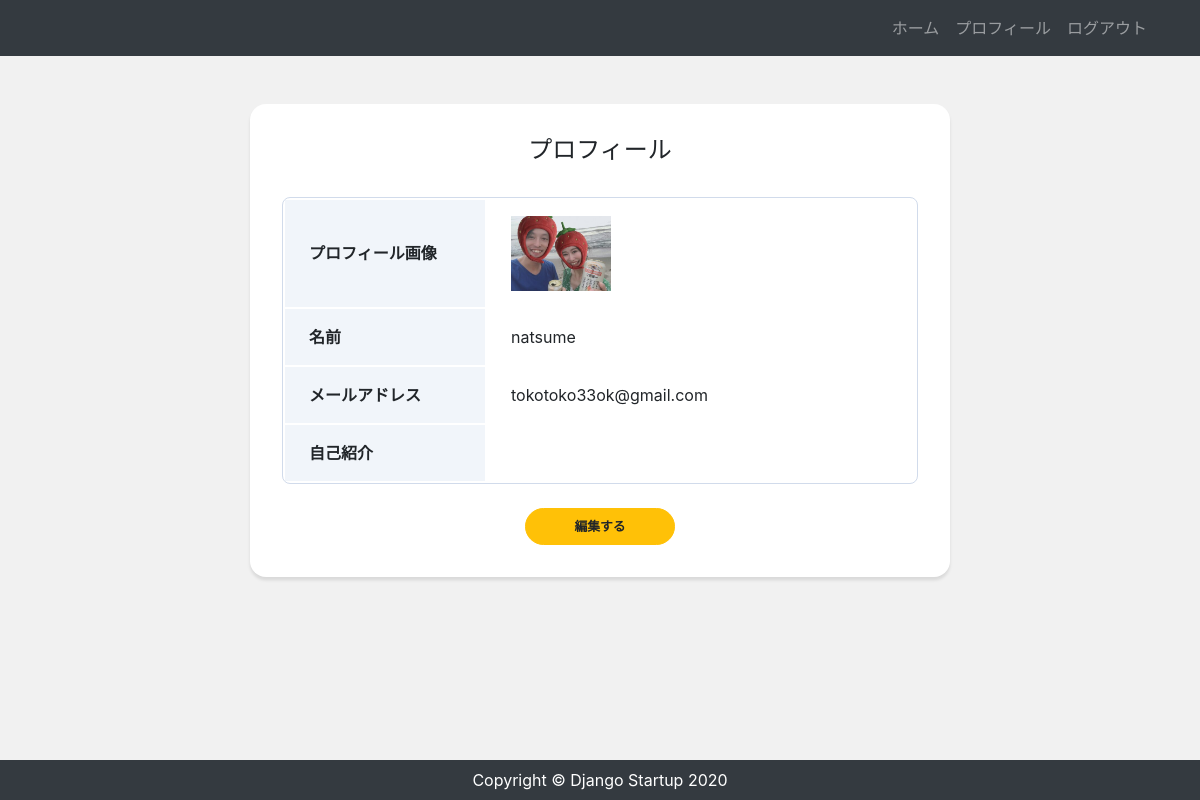
Page /accounts/profile/ (signed in) on the committed database.
### accounts/models.py (models this page shows, shortened)
class CustomUser(AbstractBaseUser, PermissionsMixin):
    email = models.EmailField('メールアドレス', unique=True)
    first_name = models.CharField(('姓'), max_length=30)
    last_name = models.CharField(('名'), max_length=30)
    description = models.CharField(('自己紹介'), max_length=30, blank=True)
    image = models.ImageField(upload_to='images', verbose_name='プロフィール画像', null=True, blank=True)
    is_staff = models.BooleanField(
        ('staff status'),
        default=False,
        help_text=('Designates whether the user can log into this admin site.'),
    )
    is_active = models.BooleanField(
        ('active'),
        default=True,
        help_text=(
            'Designates whether this user should be treated as active. '
            'Unselect this instead of deleting accounts.'
        ),
    )
    objects = UserManager()
    USERNAME_FIELD = 'email'
    EMAIL_FIELD = 'email'
    REQUIRED_FIELDS = []
    class Meta:
        verbose_name = ('user')
        verbose_name_plural = ('users')

### accounts/views.py (the view)
# urls.py: path('profile/', views.ProfileView.as_view(), name='profile'),  # ユーザー作成
class ProfileView(LoginRequiredMixin, View):
    def get(self, request, *args, **kwargs):
        try:
            user_data = CustomUser.objects.get(id=request.user.id)
        except self.CustomUser.DoesNotExist:
            return None
        return render(request, 'accounts/profile.html', {
            'user_data': user_data,
        })

### accounts/templates/accounts/profile.html
{% extends "app/base.html" %} {% block content %}
<div class="card card-profile my-5 mx-auto">
  <div class="card-body">
    <h5 class="card-title text-center">プロフィール</h5>
    <table class="profile_table mb-4">
      <tbody>
        <tr>
          <th class="header">プロフィール画像</th>
          <td class="data">
            {% if user_data.image %}
            <img src="{{ user_data.image.url }}" width="100px" />
            {% endif %}
          </td>
        </tr>
        <tr>
          <th class="header">名前</th>
          <td class="data">
            {{ user_data.first_name }} {{ user.data.last_name }}
          </td>
        </tr>
        <tr>
          <th class="header">メールアドレス</th>
          <td class="data">{{ user_data.email }}</td>
        </tr>
        <tr>
          <th class="header">自己紹介</th>
          <td class="data">{{ user_data.description }}</td>
        </tr>
      </tbody>
    </table>
    <div class="button mx-auto">
      <a
        class="btn btn-lg btn-warning btn-block"
        href="{% url 'profile_edit' %}"
        >編集する</a
      >
    </div>
  </div>
</div>
{% endblock %}

### app/static/css/style.css (style rules this page uses)
* { margin: 0; padding: 0; box-sizing: border-box; }
body { background: #f1f1f1; display: flex; flex-flow: column; min-height: 100vh; }
.card-profile { width: 700px; border: 0; border-radius: 1rem; box-shadow: 0 0.2rem 0.2rem 0 rgba(0, 0, 0, 0.1); }
.button { width: 150px; }
.btn { font-size: 80%; border-radius: 5rem; font-weight: bold; }
.profile_table { width: 100%; border: 1px solid #d1dbeb; border-radius: 8px; border-collapse: separate; overflow: hidden; }
.profile_table .header { width: 200px; padding: 16px 24px; text-align: left; background: #f1f5fa; }
.profile_table .data { padding: 16px 24px; }
.card-title { margin-bottom: 2rem; font-size: 1.5rem; }
.card-body { padding: 2rem; }

### rows in the picture
CustomUser: image (picture), first_name "natsume", email "tokotoko33ok@gmail.com"
